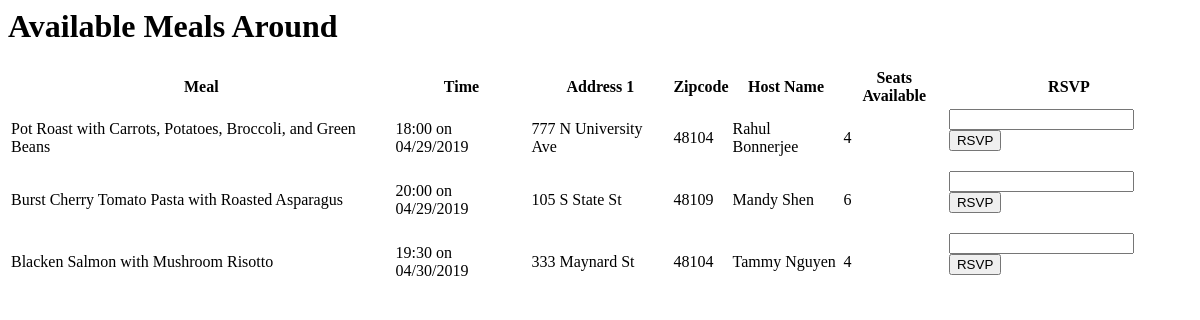
The page /meals.html on the database as committed earlier.
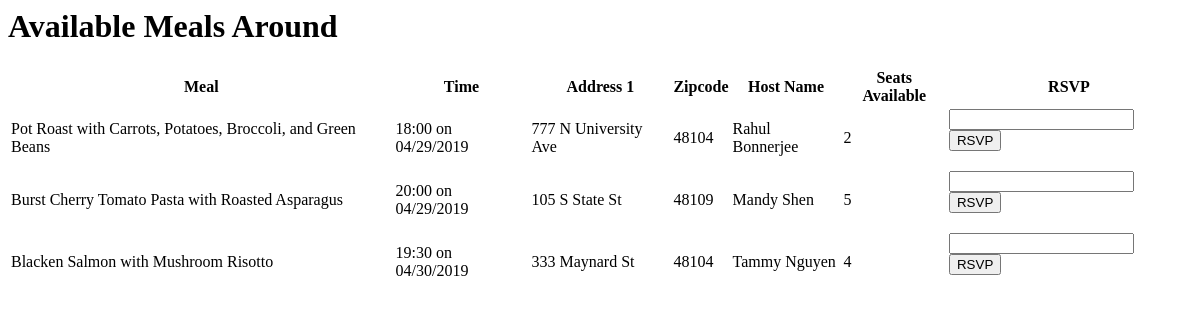
The same page on the database as committed later.
### tables this page shows
CREATE TABLE 'events' (
		'events_id' INTEGER PRIMARY KEY AUTOINCREMENT,
		'address1' TEXT,
		'address2' TEXT,
		'city' INTEGER,
		'state' INTEGER,
		'zipcode' INTEGER,
		'latitude' TEXT,
		'longitude' TEXT,
		'diet_id' INTEGER,
		'ingredient1' INTEGER,
		'ingredient2' INTEGER,
		'ingredient3' INTEGER,
		'description' TEXT,
		'allergy1' INTEGER,
		'allergy2' INTEGER,
		'allergy3' INTEGER,
		'donation1' INTEGER,
		'donation2' INTEGER
		, user_id integer, seats integer, mealTime DATETIME);

### app.py (the view, shortened to what this page needs)
@app.route('/meals.html', methods = ['GET', 'POST'])
def meals():
    rsvpform = RSVPForm()
    mealsList = []
    hostList = []
    userIDList = []
    conn = sqlite3.connect('communaltable.db')
    cur = conn.cursor()
    queryAllMeals = '''SELECT * FROM events'''
    cur.execute(queryAllMeals)
    for row in cur:
        mealDict = {}
        mealDict["meal_id"] = row[0]
        mealDict["description"] = row[12]
        mealDict["address1"] = row[1]
        mealDict["zipcode"] = row[5]
        mealDict["seats"] = row[19]
        time = row[20]
        print(time)
        y = time[0:4]
        m = time[5:7]
        d = time[8:10]
        t = time[11:16]
        t_formatted = t+" on " +m+"/"+d+'/'+y
        mealDict['time'] = t_formatted
        userID = row[18]
        userIDList.append(userID)
        mealsList.append(mealDict)
    for i in userIDList:
        queryHost = "SELECT firstname, lastname FROM users WHERE users_id =" + str(i)
        cur.execute(queryHost)
        for row in cur:
            fullname = row[0] + " " + row[1]
            hostList.append(fullname)
    index = 0
    for meal in mealsList:
        meal['host'] = hostList[index]
        index = index+1
    conn.close()
    return render_template('meals.html',title="Meals Around", meals = mealsList, form = rsvpform)

### app.py
class RSVPForm(Form):
    rsvpNumber = IntegerField('# Attending', [validators.Regexp('^[-+]?[0-9]+$',message='invalid input for rsvp'), validators.Optional()])
    rsvpMealID = HiddenField()
    rsvpSubmit = SubmitField('RSVP')

### templates/meals.html (shortened to what this page needs)
<h1>Available Meals Around</h1>
<table>
  <tr>
    <th>Meal</th>
    <th>Time</th>
    <th>Address 1</th>
    <th>Zipcode</th>
    <th>Host Name</th>
    <th>Seats Available</th>
    <th>RSVP</th>
  </tr>
  {% for meal in meals %}
    <tr>
      <td>{{meal['description']}}</td>
      <td>{{meal['time']}}</td>
      <td>{{meal['address1']}}</td>
      <td>{{meal['zipcode']}}</td>
      <td>{{meal['host']}}</td>
      <td>{{meal['seats']}}</td>
      <td><form method="POST" action="/meals.html">
        {{form.rsvpNumber}}
        {{form.rsvpMealID(value = meal['meal_id'])}}{{form.rsvpSubmit}}</form></td>
    </tr>
  {% endfor %}
</table>

Rows that differ between the two databases and show on the page:
changed events "Pot Roast with Carrots, Potatoes, Broccoli, and Green Beans": seats "4" → "2"
changed events "Burst Cherry Tomato Pasta with Roasted Asparagus": seats "6" → "5"
